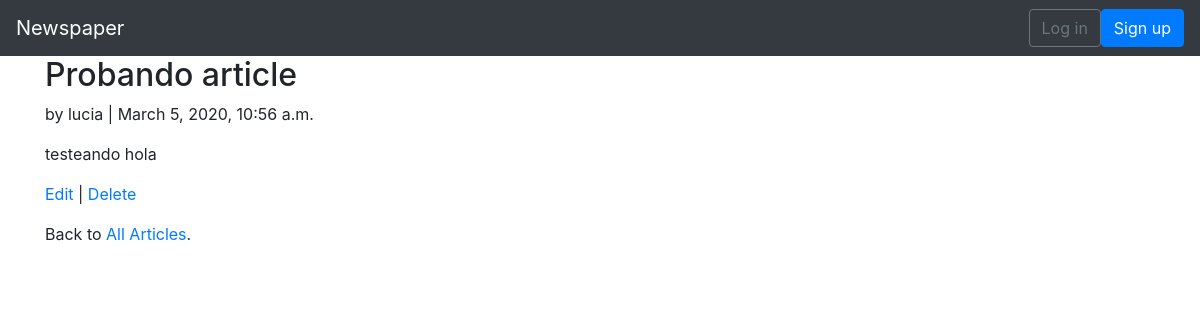
/articles/1/, run on the app's committed database.
### articles/models.py (models this page shows, shortened)
class Article(models.Model):
    title = models.CharField(max_length=255)
    body = models.TextField()
    date = models.DateTimeField(auto_now_add=True)
    author = models.ForeignKey(
        settings.AUTH_USER_MODEL,
        on_delete=models.CASCADE,
    )

### users/models.py (models this page shows)
class CustomUser(AbstractUser):
    age = models.PositiveIntegerField(default=0)

### articles/views.py (the view)
# urls.py: path('<int:pk>/', views.ArticleDetailView.as_view(), name='article_detail'),
class ArticleDetailView(DetailView):
    model = models.Article
    template_name = 'article_detail.html'

### templates/article_detail.html
{% extends 'base.html' %}
{% block content %}
  <div class="article-entry">
    <h2>{{ object.title }}</h2>
      <p>by {{ object.author }} | {{ object.date }}</p>
      <p>{{ object.body }}</p>
  </div>
  <p><a href="{% url 'article_edit' article.pk %}">Edit</a> | <a href="{% url 'article_delete' article.pk %}">Delete</a></p>
  <p>Back to <a href="{% url 'article_list' %}">All Articles</a>.</p>
{% endblock content %}

### data on the page
Article: title "Probando article", author "lucia", date "March 5, 2020, 10:56 a.m.", body "testeando hola"
